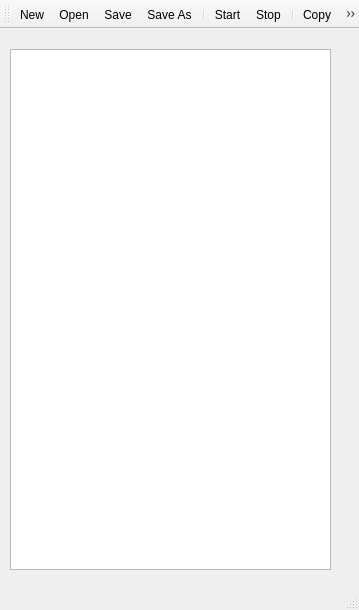
<?xml version="1.0" encoding="UTF-8"?>
<ui version="4.0">
 <class>MainWindow</class>
 <widget class="QMainWindow" name="MainWindow">
  <property name="geometry">
   <rect>
    <x>0</x>
    <y>0</y>
    <width>359</width>
    <height>610</height>
   </rect>
  </property>
  <property name="windowTitle">
   <string>MainWindow</string>
  </property>
  <widget class="QWidget" name="centralwidget">
   <widget class="QListView" name="listView">
    <property name="geometry">
     <rect>
      <x>10</x>
      <y>20</y>
      <width>321</width>
      <height>521</height>
     </rect>
    </property>
   </widget>
  </widget>
  <widget class="QMenuBar" name="menubar">
   <property name="geometry">
    <rect>
     <x>0</x>
     <y>0</y>
     <width>359</width>
     <height>21</height>
    </rect>
   </property>
  </widget>
  <widget class="QStatusBar" name="statusbar"/>
  <widget class="QToolBar" name="toolBar">
   <property name="windowTitle">
    <string>toolBar</string>
   </property>
   <attribute name="toolBarArea">
    <enum>TopToolBarArea</enum>
   </attribute>
   <attribute name="toolBarBreak">
    <bool>false</bool>
   </attribute>
   <addaction name="actionNew"/>
   <addaction name="actionOpen"/>
   <addaction name="actionSave"/>
   <addaction name="actionSaveAs"/>
   <addaction name="separator"/>
   <addaction name="actionStart"/>
   <addaction name="actionStop"/>
   <addaction name="separator"/>
   <addaction name="actionCopy"/>
   <addaction name="actionCut"/>
   <addaction name="actionPaste"/>
   <addaction name="actionDelete"/>
  </widget>
  <action name="actionNew">
   <property name="icon">
    <iconset resource="resources.qrc">
     <normaloff>:/files/images/new.png</normaloff>:/files/images/new.png</iconset>
   </property>
   <property name="text">
    <string>New</string>
   </property>
   <property name="menuRole">
    <enum>QAction::MenuRole::NoRole</enum>
   </property>
  </action>
  <action name="actionOpen">
   <property name="icon">
    <iconset resource="resources.qrc">
     <normaloff>:/files/images/open.png</normaloff>:/files/images/open.png</iconset>
   </property>
   <property name="text">
    <string>Open</string>
   </property>
   <property name="menuRole">
    <enum>QAction::MenuRole::NoRole</enum>
   </property>
  </action>
  <action name="actionSave">
   <property name="icon">
    <iconset resource="resources.qrc">
     <normaloff>:/files/images/save.png</normaloff>:/files/images/save.png</iconset>
   </property>
   <property name="text">
    <string>Save</string>
   </property>
   <property name="menuRole">
    <enum>QAction::MenuRole::NoRole</enum>
   </property>
  </action>
  <action name="actionSaveAs">
   <property name="icon">
    <iconset resource="resources.qrc">
     <normaloff>:/files/images/save_as.png</normaloff>:/files/images/save_as.png</iconset>
   </property>
   <property name="text">
    <string>Save As</string>
   </property>
   <property name="menuRole">
    <enum>QAction::MenuRole::NoRole</enum>
   </property>
  </action>
  <action name="actionStart">
   <property name="icon">
    <iconset resource="resources.qrc">
     <normaloff>:/files/images/control_play_blue.png</normaloff>:/files/images/control_play_blue.png</iconset>
   </property>
   <property name="text">
    <string>Start</string>
   </property>
   <property name="menuRole">
    <enum>QAction::MenuRole::NoRole</enum>
   </property>
  </action>
  <action name="actionStop">
   <property name="icon">
    <iconset resource="resources.qrc">
     <normaloff>:/files/images/control_stop_blue.png</normaloff>:/files/images/control_stop_blue.png</iconset>
   </property>
   <property name="text">
    <string>Stop</string>
   </property>
   <property name="menuRole">
    <enum>QAction::MenuRole::NoRole</enum>
   </property>
  </action>
  <action name="actionCopy">
   <property name="icon">
    <iconset resource="resources.qrc">
     <normaloff>:/files/images/page_copy.png</normaloff>:/files/images/page_copy.png</iconset>
   </property>
   <property name="text">
    <string>Copy</string>
   </property>
   <property name="menuRole">
    <enum>QAction::MenuRole::NoRole</enum>
   </property>
  </action>
  <action name="actionCut">
   <property name="icon">
    <iconset resource="resources.qrc">
     <normaloff>:/files/images/cut.png</normaloff>:/files/images/cut.png</iconset>
   </property>
   <property name="text">
    <string>Cut</string>
   </property>
   <property name="menuRole">
    <enum>QAction::MenuRole::NoRole</enum>
   </property>
  </action>
  <action name="actionPaste">
   <property name="icon">
    <iconset resource="resources.qrc">
     <normaloff>:/files/images/page_paste.png</normaloff>:/files/images/page_paste.png</iconset>
   </property>
   <property name="text">
    <string>Paste</string>
   </property>
   <property name="menuRole">
    <enum>QAction::MenuRole::NoRole</enum>
   </property>
  </action>
  <action name="actionDelete">
   <property name="icon">
    <iconset resource="resources.qrc">
     <normaloff>:/files/images/delete.png</normaloff>:/files/images/delete.png</iconset>
   </property>
   <property name="text">
    <string>Delete</string>
   </property>
   <property name="menuRole">
    <enum>QAction::MenuRole::NoRole</enum>
   </property>
  </action>
 </widget>
 <resources>
  <include location="resources.qrc"/>
 </resources>
 <connections/>
</ui>
